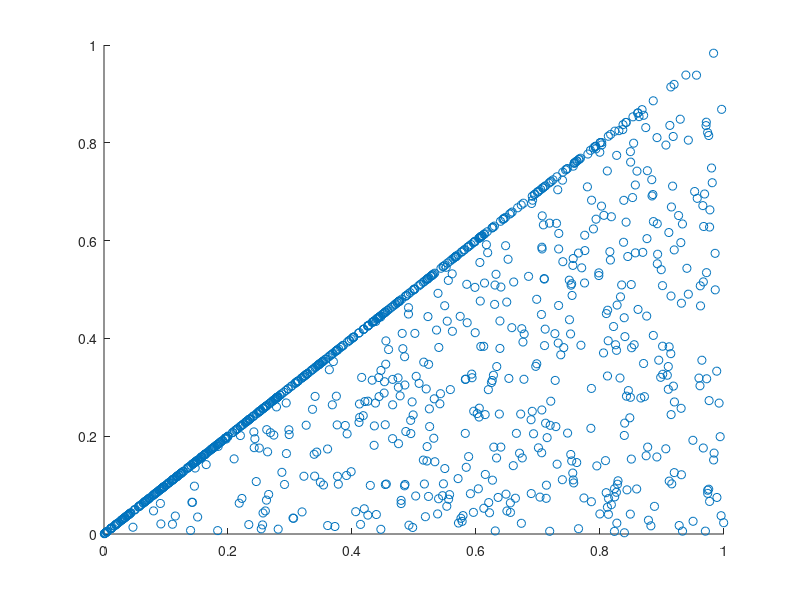

Reproduce this figure in MATLAB. (Note: this script raises an error after producing the figure.)
% Example of SOM with randomly sparsed data points
% Click on 'SOM weight positions' while training for special effects!!

x = rand(2, 1000);

% cut-off of half, triangle-shaped
for i=1:1000, %x
    if (x(2,i) > x(1,i)),
        x(2,i) = x(1,i);
    end;
end;
scatter(x(1,:), x(2,:)); 

net = selforgmap([10 10], 150, 50, 'hextop', 'boxdist');
net = train(net,x);
plotsompos(net);

% selforgmap(dimensions,coverSteps,initNeighbor,topologyFcn,distanceFcn)
% dimensions   = Row vector of dimension sizes
% coverSteps   = Number of training steps for initial covering of the input space
% initNeighbor = Initial neighborhood size
% topologyFcn  = Layer topology function
% distanceFcn  = Neuron distance function